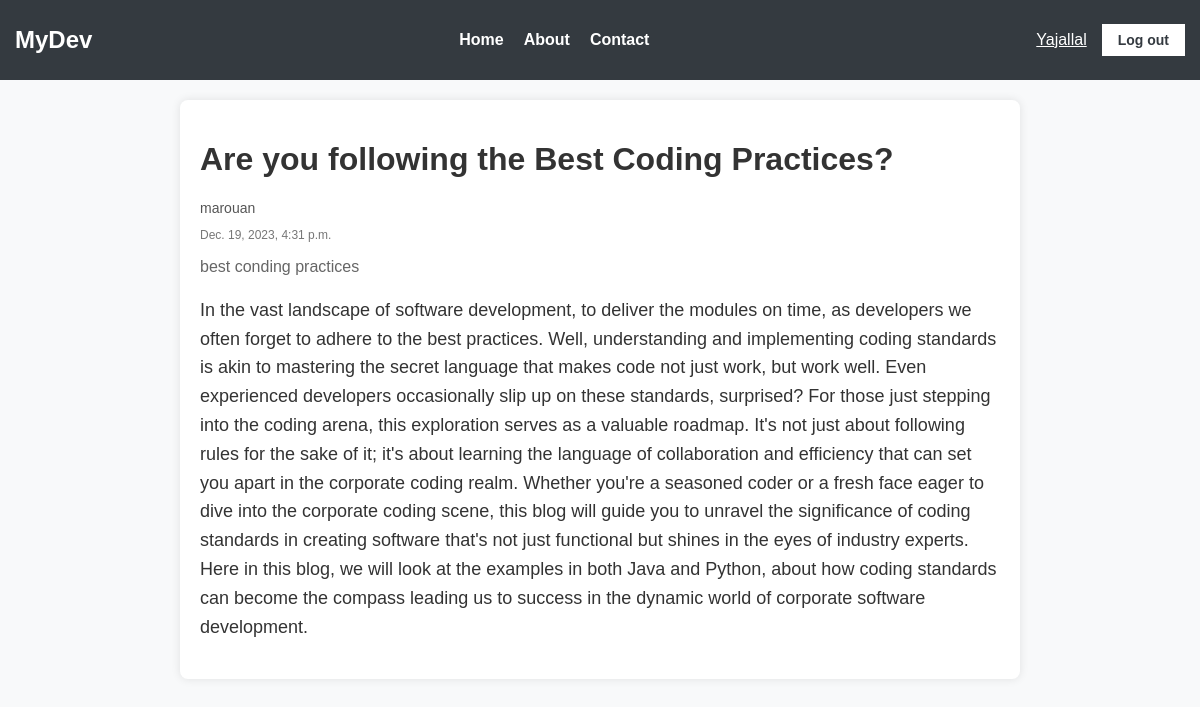
The app's page /details/2/ (signed in) with its own data.
### medium/models.py (models this page shows, shortened)
class Article(models.Model):
    title = models.CharField(max_length=64, null=False)
    author = models.ForeignKey(User, null=False, on_delete=models.CASCADE)
    created = models.DateTimeField(auto_now_add=True, null=False)
    synopsis = models.CharField(max_length=312, null=False)
    content = models.TextField(null=False)

### medium/views.py (the view)
class Details(DetailView):
    model = Article
    template_name='details.html'
    context_object_name = 'article'
    def dispatch(self, request: HttpRequest, *args: Any, **kwargs: Any) -> HttpResponse:
        if self.request.method == 'POST':
            if 'action' in self.request.POST and self.request.POST['action'] == 'logout':
                logout(request)
                return redirect('login_view')
        return super().dispatch(request, *args, **kwargs)

### medium/templates/details.html (shortened to what this page needs)
<!DOCTYPE html>
<html lang="en">
<head>
</head>
<body>
    {% include 'navbar.html' %}
    <div class="blog-post">
        <h1>{{ article.title }}</h1>
        <p class="author">{{article.author.username}}</p>
        <p class="create-date">{{article.created}}</p>
        <p class="synopsis">{{article.synopsis}}</p>
        <div class="content">
            <p>{{article.content}}</p>
        </div>
    </div>
</body>
</html>

### medium/templates/navbar.html (shortened to what this page needs)
<!DOCTYPE html>
<html lang="en">
<head>
</head>
<body>
    <div class="navbar">
        <div class="logo">MyDev</div>
        <ul class="nav-links">
            <li><a href="#">Home</a></li>
            <li><a href="#">About</a></li>
            <li><a href="#">Contact</a></li>
        </ul>
        {% if user.is_authenticated %}
            <div class="auth-buttons">
                <p class="username">{{ user.username }}</p>
                <form method="POST">
                    <button name="action" value="logout">Log out</button>
                </form>
            </div>
        {% else %}
            <div class="auth-buttons">
                {% url 'login_view' as login_url %}
                <a href="{{ login_url }}"><button>Sign In</button></a>
                <button>Sign Up</button>
            </div>
        {% endif %}
    </div>
</body>
</html>

### medium/templates/details.html (style rules this page uses)
body { font-family: 'Arial', sans-serif; margin: 0; padding: 0; background-color: #f8f9fa; }
.blog-post { max-width: 800px; margin: 20px auto; padding: 20px; background-color: #ffffff; border-radius: 8px; box-shadow: 0 0 10px rgba(0, 0, 0, 0.1); }
.blog-post h1 { color: #333333; }
.author { color: #555555; font-size: 14px; margin-bottom: 10px; }
.create-date { color: #777777; font-size: 12px; margin-bottom: 10px; }
.synopsis { color: #666666; font-size: 16px; margin-bottom: 20px; }
.content { color: #333333; font-size: 18px; line-height: 1.6; }

### medium/templates/navbar.html (style rules this page uses)
body { font-family: 'Arial', sans-serif; margin: 0; padding: 0; background-color: #f8f9fa; }
.navbar { background-color: #343a40; padding: 15px; display: flex; justify-content: space-between; align-items: center; }
.logo { color: #ffffff; font-size: 24px; font-weight: bold; text-decoration: none; }
.nav-links { list-style: none; margin: 0; padding: 0; display: flex; }
.nav-links li { margin-right: 20px; }
.nav-links a { text-decoration: none; color: #ffffff; font-weight: bold; font-size: 16px; }
.auth-buttons { display: flex; align-items: center; }
.auth-buttons button { margin-left: 15px; padding: 8px 16px; border: none; cursor: pointer; font-size: 14px; font-weight: bold; color: #343a40; background-color: #ffffff; }
a { text-decoration: none; }
.username { color: white; text-decoration: underline; cursor: pointer; text-transform: capitalize; }

### records on screen
Article: title "Are you following the Best Coding Practices?", author.username "marouan", created "Dec. 19, 2023, 4:31 p.m.", synopsis "best conding practices", content "In the vast landscape of software development, to deliver the modules on time, as developers we often forget to adhere to the best practices. Well, understanding and implementing coding standards is akin to mastering the secret language that makes code not just work, but work well. Even experienced developers occasionally slip up on these standards, surprised? For those just stepping into the coding arena, this exploration serves as a valuable roadmap. It's not just about following rules for the sake of it; it's about learning the language of collaboration and efficiency that can set you apart in the corporate coding realm. Whether you're a seasoned coder or a fresh face eager to dive into…"

### other values on screen
{{ user.username }} "Yajallal"
